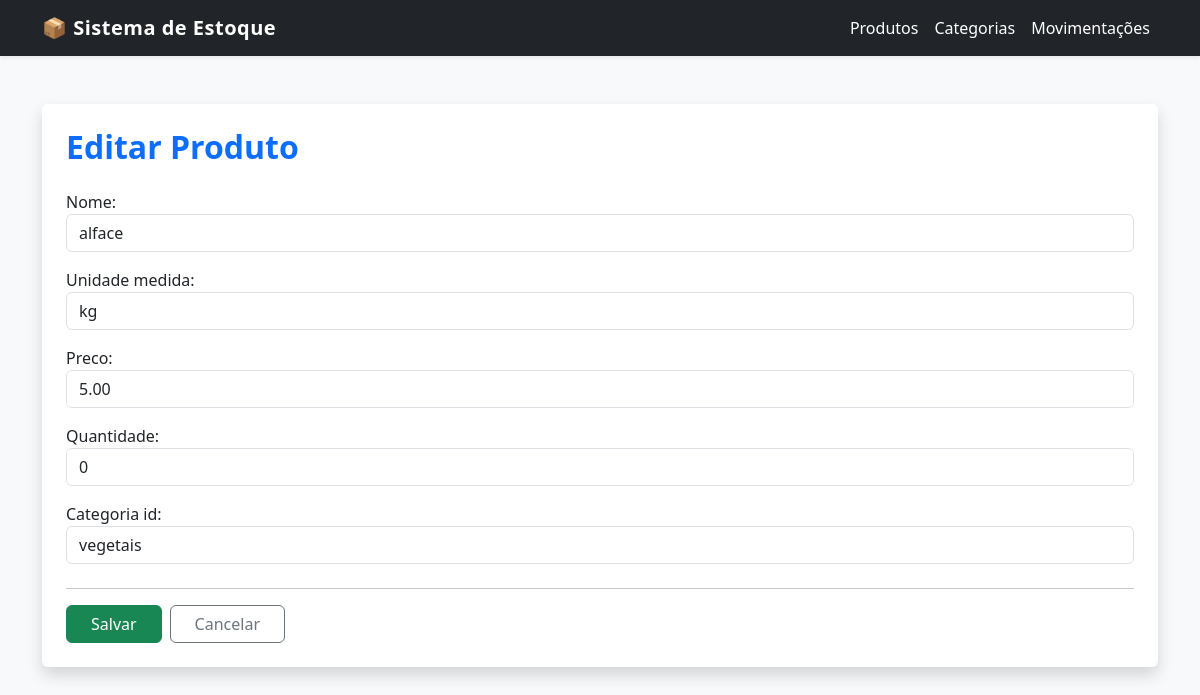
The app's page /produtos/editar/1/ with its own data.
### app/models.py (models this page shows, shortened)
class Produto(models.Model):
    nome = models.CharField(max_length=100)
    unidade_medida = models.CharField(max_length = 10)
    preco = models.DecimalField(max_digits=10, decimal_places=2)
    quantidade = models.IntegerField()
    categoria_id = models.ForeignKey(Categoria, on_delete=models.CASCADE)

class Categoria(models.Model):
    nome = models.CharField(max_length=100)
    def __str__(self):
        return self.nome

### app/views.py (the view)
# urls.py: path('produtos/editar/<int:pk>/', views.view_generica_editar, {
def view_generica_editar(request, pk, modelo, form_class, titulo, url_redirecionamento):
    obj = get_object_or_404(modelo, pk=pk)
    if request.method == "POST":
        form = form_class(request.POST, instance=obj)
        if form.is_valid():
            form.save()
            return redirect(url_redirecionamento)
    else:
        form = form_class(instance=obj)
    return render(request, 'comum/form_generico.html', {
        'form': form,
        'titulo': titulo,
        'url_cancelar': url_redirecionamento
    })

### app/forms.py
class ProdutoForm(forms.ModelForm):
    class Meta:
        model = Produto
        fields = ['nome', 'unidade_medida', 'preco', 'quantidade', 'categoria_id']
        widgets = {
            'nome': forms.TextInput(attrs={'class': 'form-control', 'placeholder': 'Nome do produto'}),
            'unidade_medida': forms.TextInput(attrs={'class': 'form-control', 'placeholder': 'Unidade de medida'}),
            'preco': forms.NumberInput(attrs={'class': 'form-control', 'placeholder': 'Preço'}),
            'quantidade': forms.NumberInput(attrs={'class': 'form-control', 'placeholder': 'Quantidade'}),
            'categoria_id': forms.Select(attrs={'class': 'form-control', 'placeholder': 'Categoria'})
        }

### app/templates/comum/form_generico.html (shortened to what this page needs)
{% extends 'comum/base.html' %}
{% block conteudo %}
    <h2 class="mb-4 text-primary fw-bold">{{ titulo }}</h2>
    <form method="post" class="mt-4">
        <div class="mb-4">
            {{ form.as_p }}
        </div>
        <hr>
        <div class="d-flex gap-2">
            <button type="submit" class="btn btn-success px-4">Salvar</button>
            <a href="{% url url_cancelar %}" class="btn btn-outline-secondary px-4">Cancelar</a>
        </div>
    </form>
{% endblock %}

### app/templates/comum/base.html (style rules this page uses)
body { background-color: #f8f9fa; }

### records on screen
Produto: nome "alface", unidade_medida "kg", preco "5.00", quantidade "0", categoria_id "vegetais"

### other values on screen
{{ titulo }} "Editar Produto"
